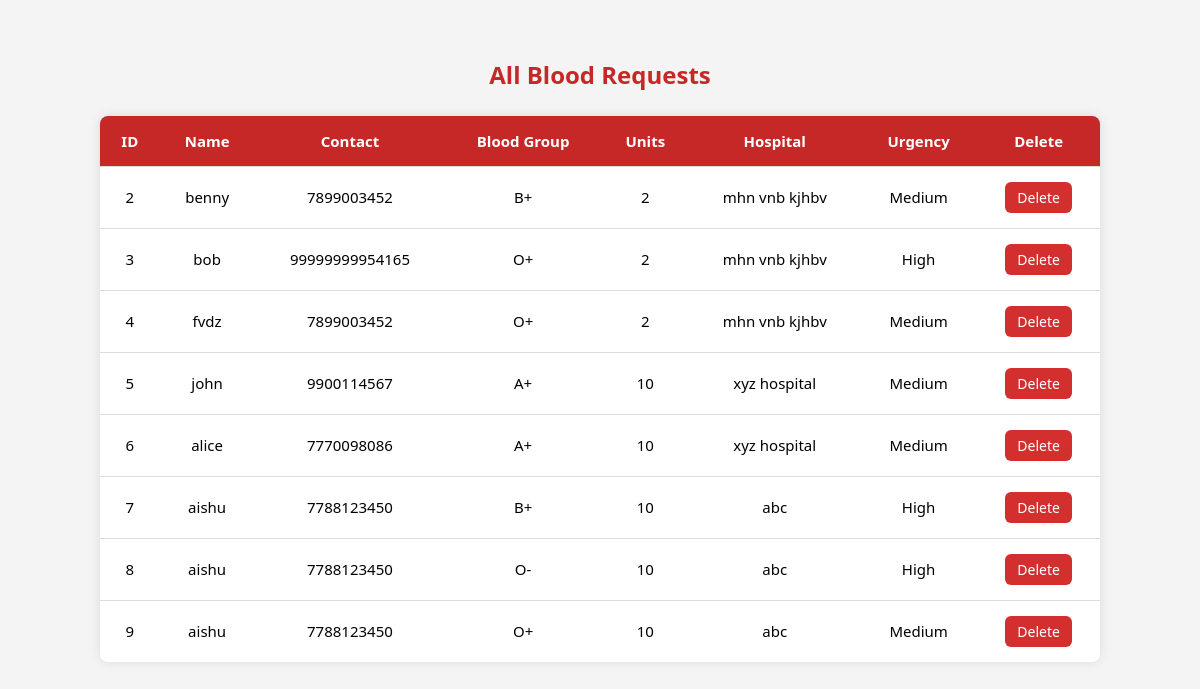
Screenshot of /admin/requests (signed in) with the database file from the repository.
### tables this page shows
CREATE TABLE requests (
            id INTEGER PRIMARY KEY AUTOINCREMENT,
            name TEXT NOT NULL,
            contact TEXT,
            blood_group TEXT,
            units INTEGER,
            hospital TEXT,
            urgency TEXT
        );

### app.py (the view)
@app.route('/admin/requests')
def view_requests():
    if 'admin_logged_in' not in session:
        return redirect('/admin/login')
    conn = sqlite3.connect('database/donors.db')
    c = conn.cursor()
    c.execute("SELECT * FROM requests")
    data = c.fetchall()
    conn.close()
    return render_template('admin_requests.html', requests=data)

### templates/admin_requests.html (shortened to what this page needs)
<!DOCTYPE html>
<html lang="en">
<head>
</head>
<body>
    <h2>All Blood Requests</h2>
    <table>
        <tr>
            <th>ID</th>
            <th>Name</th>
            <th>Contact</th>
            <th>Blood Group</th>
            <th>Units</th>
            <th>Hospital</th>
            <th>Urgency</th>
            <th>Delete</th>
        </tr>
        {% for r in requests %}
        <tr>
            <td>{{ r[0] }}</td>
            <td>{{ r[1] }}</td>
            <td>{{ r[2] }}</td>
            <td>{{ r[3] }}</td>
            <td>{{ r[4] }}</td>
            <td>{{ r[5] }}</td>
            <td>{{ r[6] }}</td>
            <td>
                <form method="POST" action="/admin/delete_request/{{ r[0] }}">
                    <button type="submit">Delete</button>
                </form>
            </td>
        </tr>
        {% endfor %}
    </table>
</body>
</html>

### templates/admin_requests.html (style rules this page uses)
* { box-sizing: border-box; font-family: 'Segoe UI', sans-serif; }
body { background-color: #f4f4f4; padding: 30px 10px; text-align: center; }
h2 { color: #c62828; margin-bottom: 25px; }
table { margin: auto; width: 100%; max-width: 1000px; border-collapse: collapse; background: #fff; box-shadow: 0 0 12px rgba(0, 0, 0, 0.1); border-radius: 8px; overflow: hidden; }
th, td { padding: 15px; border-bottom: 1px solid #ddd; text-align: center; font-size: 15px; }
th { background-color: #c62828; color: white; }
tr:last-child td { border-bottom: none; }
form { margin: 0; }
button { background-color: #d32f2f; color: white; padding: 6px 12px; border: none; border-radius: 6px; cursor: pointer; font-size: 14px; }

### rows the page displays
requests: id "2", name "benny", contact "7899003452", blood_group "B+", units "2", hospital "mhn vnb kjhbv", urgency "Medium"
requests: id "3", name "bob", contact "99999999954165", blood_group "O+", units "2", hospital "mhn vnb kjhbv", urgency "High"
requests: id "4", name "fvdz", contact "7899003452", blood_group "O+", units "2", hospital "mhn vnb kjhbv", urgency "Medium"
requests: id "5", name "john", contact "9900114567", blood_group "A+", units "10", hospital "xyz hospital", urgency "Medium"
requests: id "6", name "alice", contact "7770098086", blood_group "A+", units "10", hospital "xyz hospital", urgency "Medium"
requests: id "7", name "aishu", contact "7788123450", blood_group "B+", units "10", hospital "abc", urgency "High"
requests: id "8", name "aishu", contact "7788123450", blood_group "O-", units "10", hospital "abc", urgency "High"
requests: id "9", name "aishu", contact "7788123450", blood_group "O+", units "10", hospital "abc", urgency "Medium"
